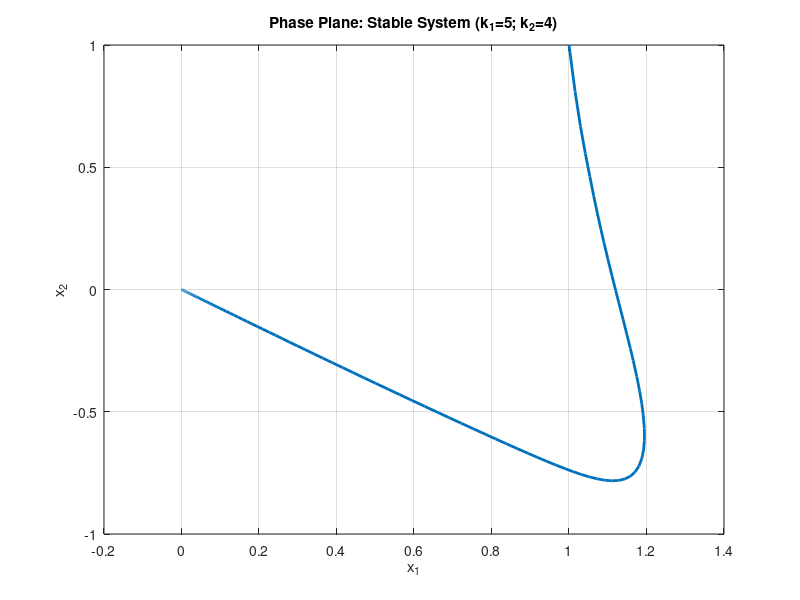
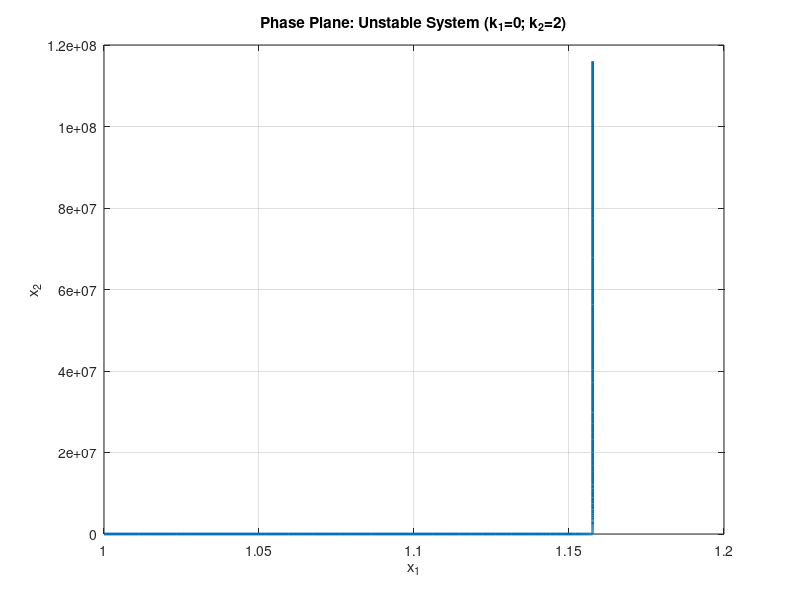

The MATLAB source for these figures, in order:
f = @(t, x, k1, k2) [x(1) + 2*x(2); 3*x(2) + 3*(x(1)+2*x(2))^3-k1*(x(1)+2*x(2))-k2*(x(1)+2*x(2))^3];

%Stable system:
k1_stable = 5; k2_stable = 4;
[t_stable, x_stable] = ode45(@(t,x) f(t,x, k1_stable, k2_stable), [0 200], [1; 1]);

%Unstable system:
k1_unstable = 0; k2_unstable = 2;
[t_unstable, x_unstable] = ode45(@(t,x) f(t,x, k1_unstable, k2_unstable), [0 20], [1; 1]);

figure;
plot(x_stable(:, 1), x_stable(:, 2), 'LineWidth', 2);
xlabel('x_1');
ylabel('x_2');
title('Phase Plane: Stable System (k_1=5; k_2=4)');
grid on;

figure;
plot(x_unstable(:, 1), x_unstable(:, 2), 'LineWidth', 2);
xlabel('x_1');
ylabel('x_2');
title('Phase Plane: Unstable System (k_1=0; k_2=2)');
grid on;
